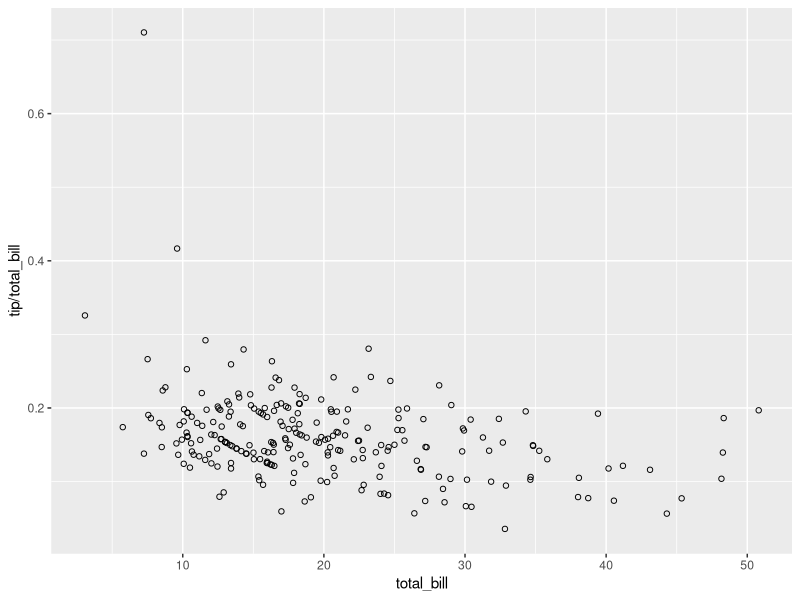
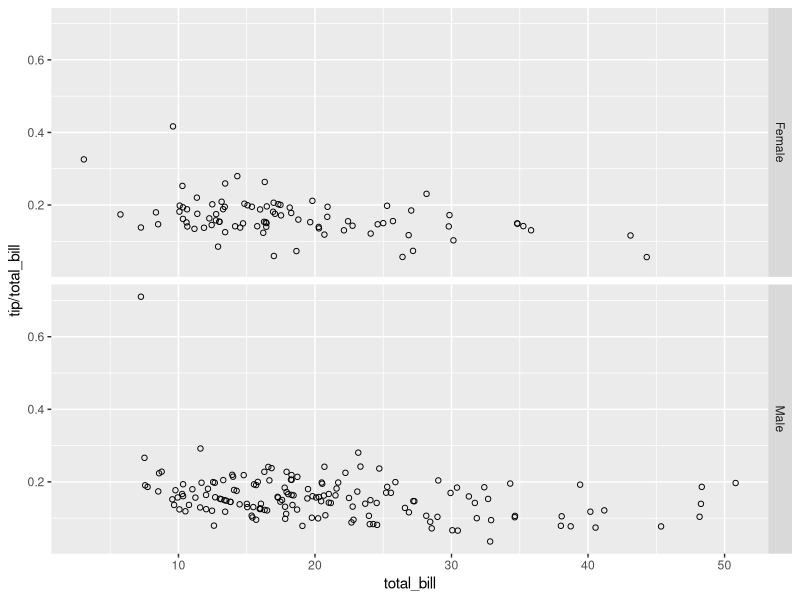
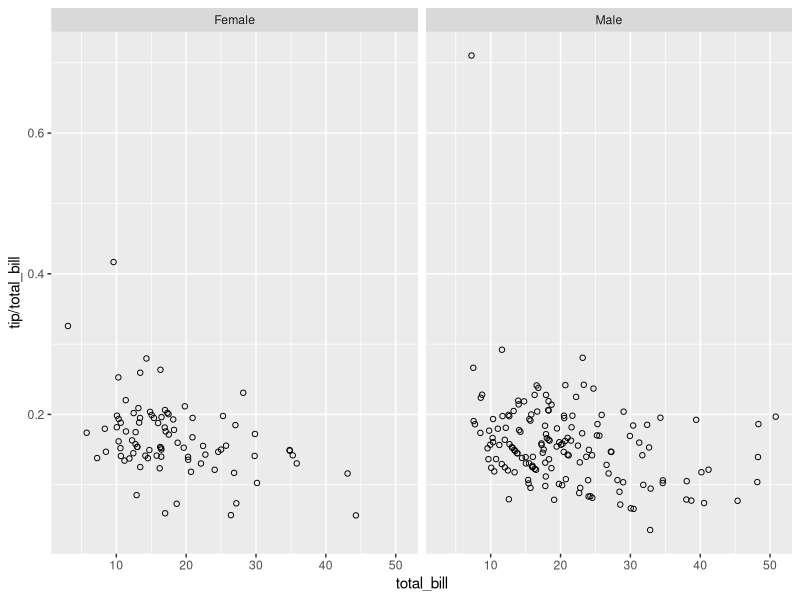
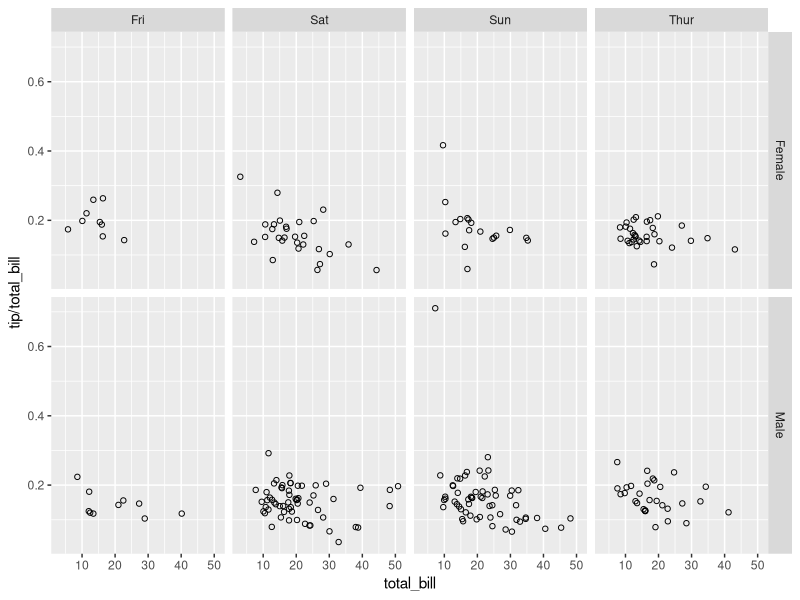
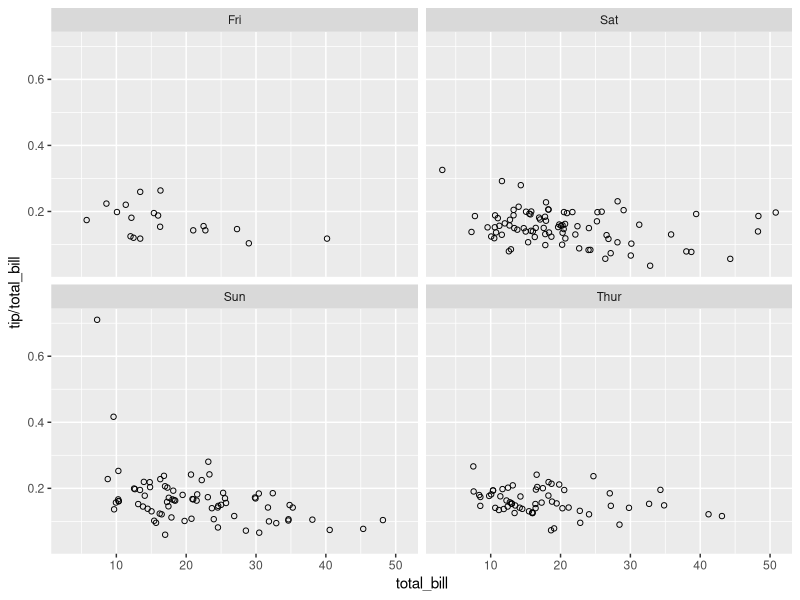
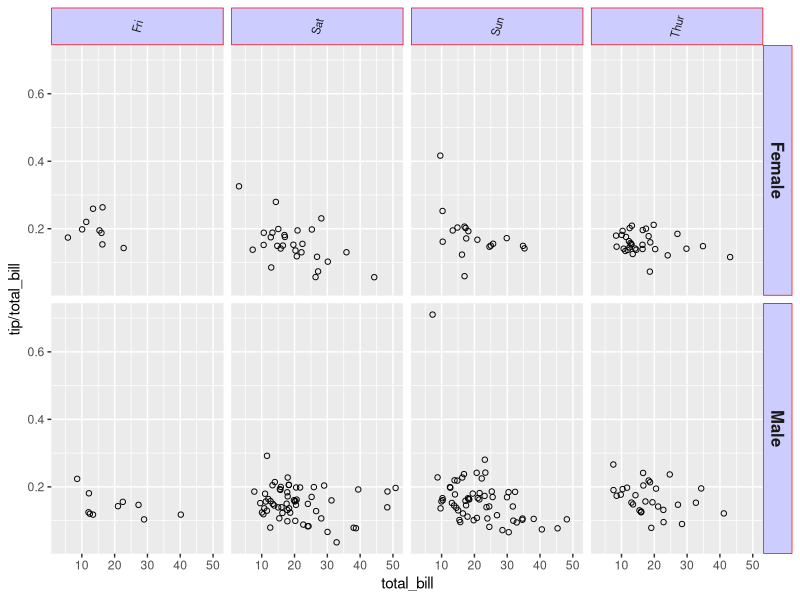
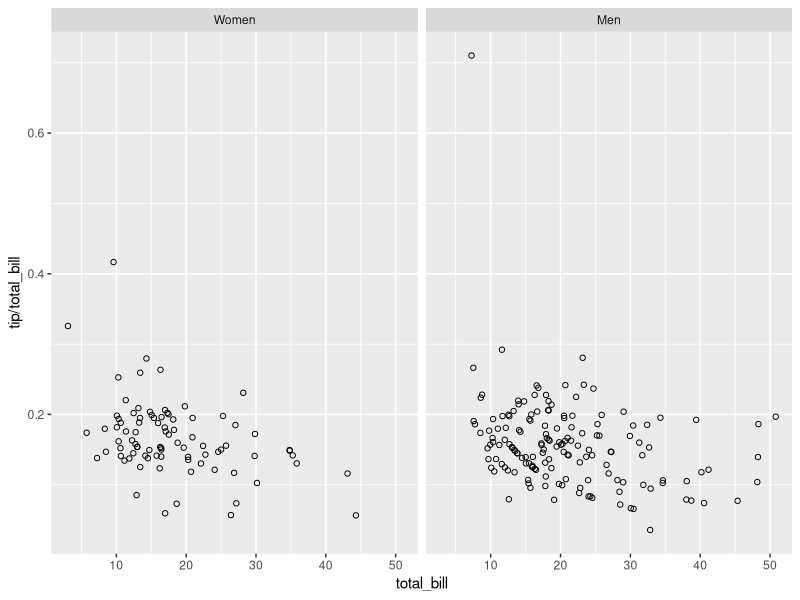
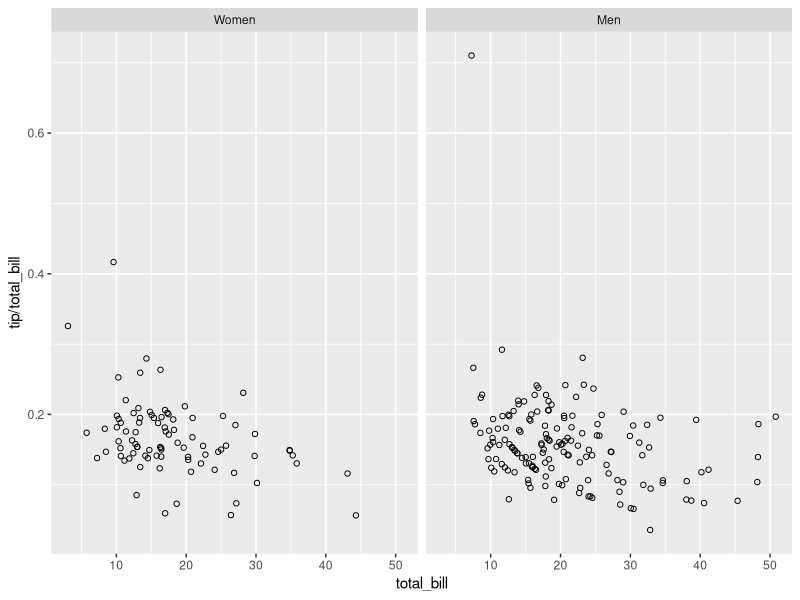

The R source for these figures, in order:
library(reshape2)
# Look at first few rows. Use Tip Data
head(tips)

library(ggplot2)
sp <- ggplot(tips, aes(x=total_bill, y=tip/total_bill)) + geom_point(shape=1)
sp

# Divide by levels of "sex", in the vertical direction
sp + facet_grid(sex ~ .)

# Divide by levels of "sex", in the horizontal direction
sp + facet_grid(. ~ sex)

# Divide with "sex" vertical, "day" horizontal
sp + facet_grid(sex ~ day)

# Divide by day, going horizontally and wrapping with 2 columns
sp + facet_wrap( ~ day, ncol=2)

sp + facet_grid(sex ~ day) +
  theme(strip.text.x = element_text(size=8, angle=75),
        strip.text.y = element_text(size=12, face="bold"),
        strip.background = element_rect(colour="red", fill="#CCCCFF"))

labels <- c(Female = "Women", Male = "Men")
sp + facet_grid(. ~ sex, labeller=labeller(sex = labels))

tips2 <- tips
levels(tips2$sex)[levels(tips2$sex)=="Female"] <- "Women"
levels(tips2$sex)[levels(tips2$sex)=="Male"]   <- "Men"
head(tips2, 3)
#>   total_bill  tip   sex smoker day   time size
#> 1      16.99 1.01 Women     No Sun Dinner    2
#> 2      10.34 1.66   Men     No Sun Dinner    3
#> 3      21.01 3.50   Men     No Sun Dinner    3

# Both of these will give the same output:
sp2 <- ggplot(tips2, aes(x=total_bill, y=tip/total_bill)) + geom_point(shape=1)
sp2 + facet_grid(. ~ sex)


# Reverse each strings in a character vector
reverse <- function(strings) {
  strings <- strsplit(strings, "")
  vapply(strings, function(x) {
    paste(rev(x), collapse = "")
  }, FUN.VALUE = character(1))
}

sp + facet_grid(. ~ sex, labeller=labeller(sex = reverse))

# A histogram of bill sizes
hp <- ggplot(tips, aes(x=total_bill)) + geom_histogram(binwidth=2,colour="white")
hp

# Histogram of total_bill, divided by sex and smoker
hp + facet_grid(sex ~ smoker)


# Same as above, with scales="free_y"
hp + facet_grid(sex ~ smoker, scales="free_y")

# With panels that have the same scaling, but different range (and therefore different physical sizes)
hp + facet_grid(sex ~ smoker, scales="free", space="free")